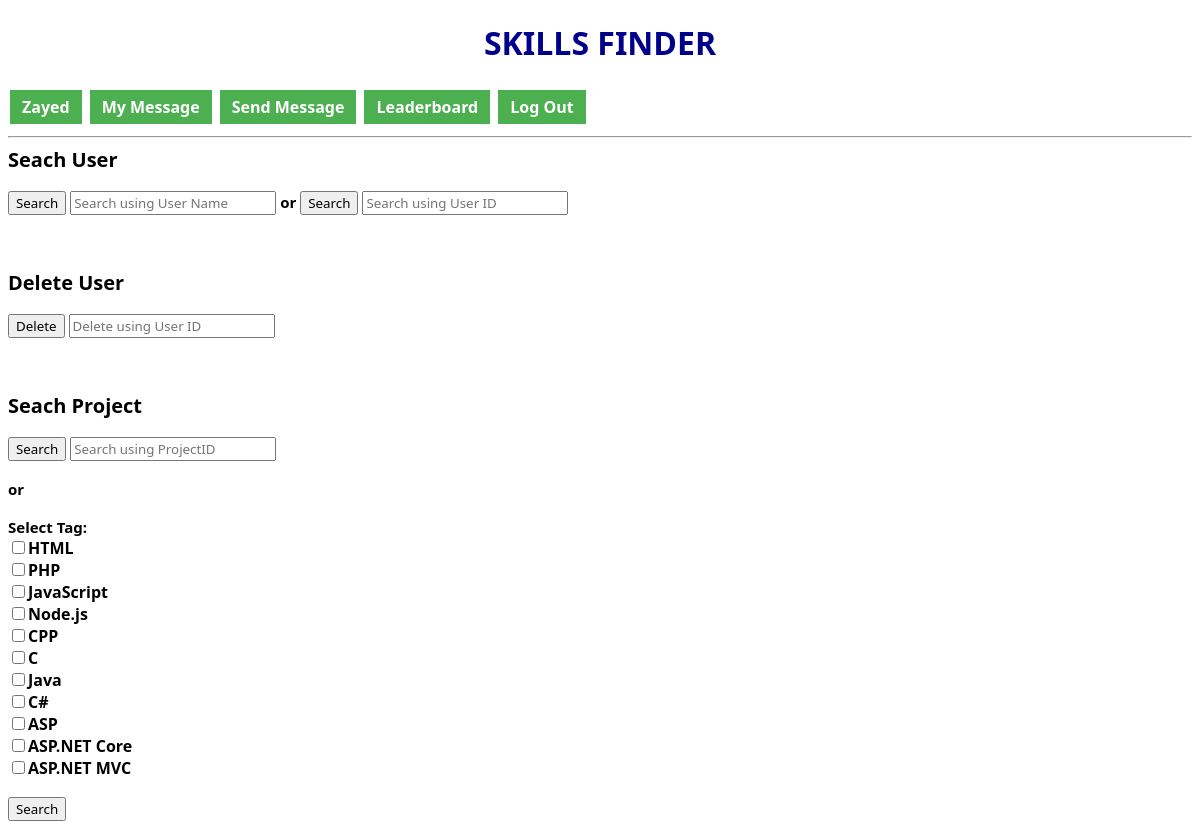
Screenshot of /adminDashboard.php (signed in) with the database file from the repository.
### tables this page shows
CREATE TABLE `tag` (
  `tagID` int(11) NOT NULL,
  `tagName` varchar(50) NOT NULL
);

### adminDashboard.php (the view, shortened to what this page needs)
<?php
    require 'connect.inc.php';
?>
<!DOCTYPE html>
<html>
    <head>
        <body onload="myFunction()"> <!call on loading time>
    </head>
    <body>
        <h1 style="color:darkblue"> <b> SKILLS FINDER <b> </h1>
        <?php
            if(!isset($_SESSION["userType"]))
            {
                header("location:index.php");
            }
            else
            {
                $getInfo = "showProfile.php?"."userName=".$_SESSION["userName"];
            }
        ?>
        <tr>
            <th><a class="button" href=<?php echo $getInfo ?>> <span  id="userName"> Profile Name  will be assign on loading time </span> </a></th>
        </tr>
        <a class="button" href="myMessage.php">My Message</a>
        <a class="button" href="message.php">Send Message</a>
        <a class="button" href="leaderboard.php">Leaderboard</a>
        <a class="button" href="logout.php">Log Out</a>
        <hr>
        <span class="text"> Seach User </span> <br><br>
        <button class="btn" onclick="searchUser()">Search</button>
        <input class="btn" type="text" id="searchUserName" placeholder="Search using User Name">
        <span class="or"> or </span>
        <button class="btn" onclick="searchUserByID()">Search</button>
        <input class="btn" type="text" id="searchUserID" placeholder="Search using User ID"> <br><br><br><br>
        <span class="text"> Delete User </span> <br><br>
        <button class="btn" onclick="deleteUserByID()">Delete</button>
        <input class="btn" type="text" id="deleteUserID" placeholder="Delete using User ID"> <br><br><br><br>
        <span class="text"> Seach Project </span> <br><br>
        <button class="btn" onclick="searchProject()">Search</button>
        <input class="btn" type="text" id="projectID" placeholder="Search using ProjectID"> <br><br>
        <span class="or"> or </span>
        <form method = "POST" action="showProjectByTag.php" id="nigga" >
            <br><span class="or"><b>Select Tag:</b></span><br>
            <?php
                $query = "SELECT * FROM `tag`";
                $queryRun = mysqli_query($conn, $query);
                while( $info = mysqli_fetch_assoc($queryRun))
                {
            ?>
            <input type="checkbox" name="tagList[]" value="<?php echo $info["tagName"]?>"><label class="btn" ><?php echo $info["tagName"]?></label><br/>
            <?php
                }
            ?>
            <br>
            <input class="btn" type="submit" name="submit" value="Search" >
        </form>
    </body>
</html>

### adminDashboard.php (style rules this page uses)
.button { background-color: #4CAF50; border: none; color: white; padding: 6px 12px; text-align: center; text-decoration: none; display: inline-block; font-size: 16px; margin: 4px 2px; cursor: pointer; font-family: "Segoe UI"; }
h1 { text-align: center; font-family: "Segoe UI"; }
.text { font-size: 20px; font-family: "Segoe UI"; }
.btn { font-family: "Segoe UI"; }
.or { font-size: 15px; font-family: "Segoe UI"; }
input[type=checkbox] { font-family: "Segoe UI"; }

### rows the page displays
tag: tagName "HTML"
tag: tagName "PHP"
tag: tagName "JavaScript"
tag: tagName "Node.js"
tag: tagName "CPP"
tag: tagName "C"
tag: tagName "Java"
tag: tagName "C#"
tag: tagName "ASP"
tag: tagName "ASP.NET Core"
tag: tagName "ASP.NET MVC"
